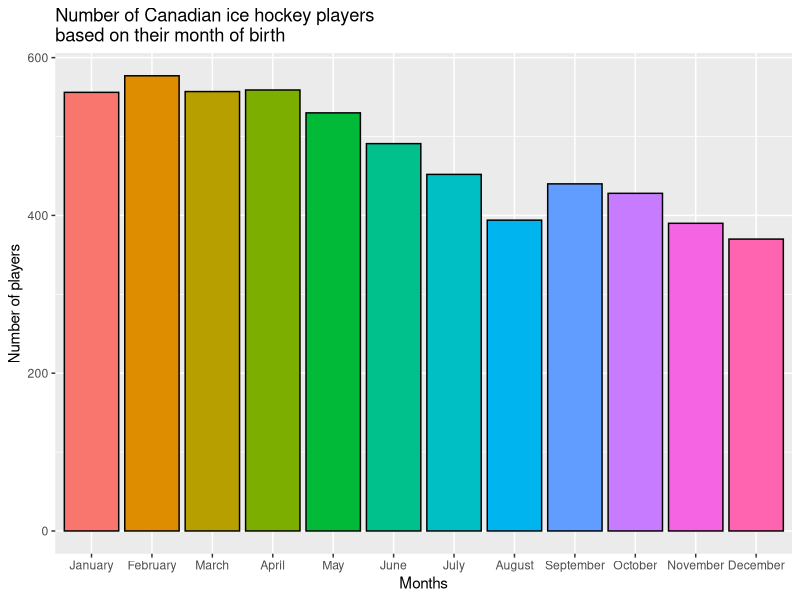

Source code (R):
setwd("C:/Users/Reina Borst/Desktop/UCU sem 4/Data Analysis for LAS/Group Project")
library(tidyverse)
library(plyr)

#Select only Canada in CLI
canadians2 <- read.csv('new_canada_only2.csv')

#Make sure birth dates are recognised as dates
canadians_adapted <- canadians2 %>%
  mutate(
    dates = as.Date(birthDate),
    months = format(dates,'%m')
  )

canadians_adapted$months <- revalue(canadians_adapted$months, c("01"="1"))
canadians_adapted$months <- revalue(canadians_adapted$months, c("02"="2"))
canadians_adapted$months <- revalue(canadians_adapted$months, c("03"="3"))
canadians_adapted$months <- revalue(canadians_adapted$months, c("04"="4"))
canadians_adapted$months <- revalue(canadians_adapted$months, c("05"="5"))
canadians_adapted$months <- revalue(canadians_adapted$months, c("06"="6"))
canadians_adapted$months <- revalue(canadians_adapted$months, c("07"="7"))
canadians_adapted$months <- revalue(canadians_adapted$months, c("08"="8"))
canadians_adapted$months <- revalue(canadians_adapted$months, c("09"="9"))

canadians_adapted2 <- canadians_adapted %>%
  mutate(
    month_text = case_when(
      months == 1 ~ 'January',
      months == 2 ~ 'February',
      months == 3 ~ 'March',
      months == 4 ~ 'April',
      months == 5 ~ 'May',
      months == 6 ~ 'June',
      months == 7 ~ 'July',
      months == 8 ~ 'August',
      months == 9 ~ 'September',
      months == 10 ~ 'October',
      months == 11 ~ 'November',
      months == 12 ~ 'December'
    )
  )

canadians_adapted2$abbmonths <- factor(canadians_adapted2$month_text, levels = c("January", "February", "March", "April", "May", "June", "July", "August", "September", "October", "November", "December"))

ggplot() +
  geom_bar(data=canadians_adapted2, mapping=aes(x=abbmonths, fill=abbmonths), colour='black') +
  scale_fill_brewer(palette="Set3") +
  scale_fill_discrete(name="Months") +
  theme(legend.position = "none") +
  labs(title = "Number of Canadian ice hockey players \nbased on their month of birth", x = "Months", y = "Number of players")
